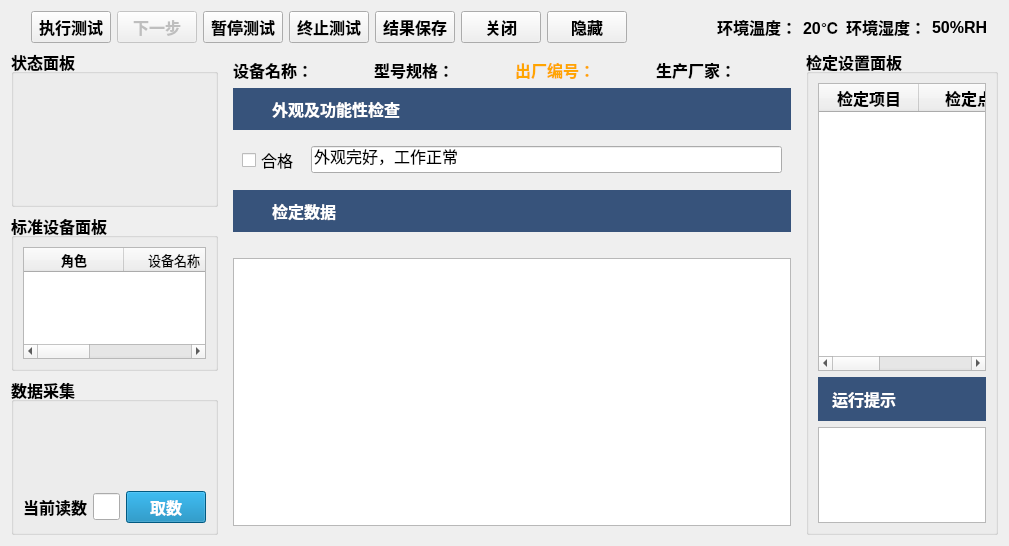
     <widget class="QWidget" name="page_5">
      <layout class="QVBoxLayout" name="verticalLayout_7">
       <item>
        <layout class="QHBoxLayout" name="horizontalLayout_6">
         <property name="leftMargin">
          <number>20</number>
         </property>
         <property name="rightMargin">
          <number>10</number>
         </property>
         <property name="bottomMargin">
          <number>0</number>
         </property>
         <item>
          <widget class="QPushButton" name="pushButton_start">
           <property name="font">
            <font>
             <pointsize>12</pointsize>
             <weight>75</weight>
             <bold>true</bold>
            </font>
           </property>
           <property name="text">
            <string>执行测试</string>
           </property>
           <property name="icon">
            <iconset>
             <normalon>:/image/Index/u712.svg</normalon>
            </iconset>
           </property>
           <property name="iconSize">
            <size>
             <width>24</width>
             <height>24</height>
            </size>
           </property>
          </widget>
         </item>
         <item>
          <widget class="QPushButton" name="pushButton_next">
           <property name="enabled">
            <bool>false</bool>
           </property>
           <property name="font">
            <font>
             <pointsize>12</pointsize>
             <weight>75</weight>
             <bold>true</bold>
            </font>
           </property>
           <property name="text">
            <string>下一步</string>
           </property>
           <property name="icon">
            <iconset>
             <normalon>:/image/Index/u5089.png</normalon>
            </iconset>
           </property>
           <property name="iconSize">
            <size>
             <width>24</width>
             <height>24</height>
            </size>
           </property>
          </widget>
         </item>
         <item>
          <widget class="QPushButton" name="pushButton_pause">
           <property name="font">
            <font>
             <pointsize>12</pointsize>
             <weight>75</weight>
             <bold>true</bold>
            </font>
           </property>
           <property name="text">
            <string>暂停测试</string>
           </property>
           <property name="icon">
            <iconset>
             <normalon>:/image/Index/u715.svg</normalon>
            </iconset>
           </property>
           <property name="iconSize">
            <size>
             <width>24</width>
             <height>24</height>
            </size>
           </property>
          </widget>
         </item>
         <item>
          <widget class="QPushButton" name="pushButton_stop">
           <property name="font">
            <font>
             <pointsize>12</pointsize>
             <weight>75</weight>
             <bold>true</bold>
            </font>
           </property>
           <property name="text">
            <string>终止测试</string>
           </property>
           <property name="icon">
            <iconset>
             <normalon>:/image/Index/u703.svg</normalon>
            </iconset>
           </property>
           <property name="iconSize">
            <size>
             <width>24</width>
             <height>24</height>
            </size>
           </property>
          </widget>
         </item>
         <item>
          <widget class="QPushButton" name="pushButton_save">
           <property name="font">
            <font>
             <pointsize>12</pointsize>
             <weight>75</weight>
             <bold>true</bold>
            </font>
           </property>
           <property name="text">
            <string>结果保存</string>
           </property>
           <property name="icon">
            <iconset>
             <normalon>:/image/Index/u706.svg</normalon>
            </iconset>
           </property>
           <property name="iconSize">
            <size>
             <width>24</width>
             <height>24</height>
            </size>
           </property>
          </widget>
         </item>
         <item>
          <widget class="QPushButton" name="pushButton_close">
           <property name="font">
            <font>
             <pointsize>12</pointsize>
             <weight>75</weight>
             <bold>true</bold>
            </font>
           </property>
           <property name="text">
            <string>关闭</string>
           </property>
           <property name="icon">
            <iconset>
             <normalon>:/image/Index/u709.svg</normalon>
            </iconset>
           </property>
           <property name="iconSize">
            <size>
             <width>24</width>
             <height>24</height>
            </size>
           </property>
          </widget>
         </item>
         <item>
          <widget class="QPushButton" name="pushButton_Hidd">
           <property name="font">
            <font>
             <pointsize>12</pointsize>
             <weight>75</weight>
             <bold>true</bold>
            </font>
           </property>
           <property name="text">
            <string>隐藏</string>
           </property>
          </widget>
         </item>
         <item>
          <spacer name="horizontalSpacer_13">
           <property name="orientation">
            <enum>Qt::Horizontal</enum>
           </property>
           <property name="sizeHint" stdset="0">
            <size>
             <width>40</width>
             <height>20</height>
            </size>
           </property>
          </spacer>
         </item>
         <item>
          <widget class="QLabel" name="label_12">
           <property name="font">
            <font>
             <pointsize>12</pointsize>
             <weight>75</weight>
             <bold>true</bold>
            </font>
           </property>
           <property name="text">
            <string>环境温度：</string>
           </property>
          </widget>
         </item>
         <item>
          <widget class="QLabel" name="label_13">
           <property name="font">
            <font>
             <pointsize>12</pointsize>
             <weight>75</weight>
             <bold>true</bold>
            </font>
           </property>
           <property name="text">
            <string>20℃</string>
           </property>
          </widget>
         </item>
         <item>
          <widget class="QLabel" name="label_14">
           <property name="font">
            <font>
             <pointsize>12</pointsize>
             <weight>75</weight>
             <bold>true</bold>
            </font>
           </property>
           <property name="text">
            <string>环境湿度：</string>
           </property>
          </widget>
         </item>
         <item>
          <widget class="QLabel" name="label_15">
           <property name="font">
            <font>
             <pointsize>12</pointsize>
             <weight>75</weight>
             <bold>true</bold>
            </font>
           </property>
           <property name="text">
            <string>50%RH</string>
           </property>
          </widget>
         </item>
        </layout>
       </item>
       <item>
        <layout class="QHBoxLayout" name="horizontalLayout_7" stretch="1,3,1">
         <item>
          <layout class="QVBoxLayout" name="verticalLayout_6" stretch="1,1,1">
           <item>
            <widget class="QGroupBox" name="groupBox_3">
             <property name="font">
              <font>
               <pointsize>12</pointsize>
               <weight>75</weight>
               <bold>true</bold>
              </font>
             </property>
             <property name="title">
              <string>状态面板</string>
             </property>
            </widget>
           </item>
           <item>
            <widget class="QGroupBox" name="groupBox_7">
             <property name="font">
              <font>
               <pointsize>12</pointsize>
               <weight>75</weight>
               <bold>true</bold>
              </font>
             </property>
             <property name="title">
              <string>标准设备面板</string>
             </property>
             <layout class="QVBoxLayout" name="verticalLayout_18">
              <item>
               <widget class="QTableWidget" name="tableWidget_Standard">
                <column>
                 <property name="text">
                  <string>角色</string>
                 </property>
                 <property name="font">
                  <font>
                   <family>Arial</family>
                   <pointsize>10</pointsize>
                  </font>
                 </property>
                </column>
                <column>
                 <property name="text">
                  <string>设备名称</string>
                 </property>
                 <property name="font">
                  <font>
                   <family>Arial</family>
                   <pointsize>10</pointsize>
                   <weight>50</weight>
                   <bold>false</bold>
                  </font>
                 </property>
                </column>
                <column>
                 <property name="text">
                  <string>状态</string>
                 </property>
                 <property name="font">
                  <font>
                   <family>Arial</family>
                   <pointsize>10</pointsize>
                   <weight>50</weight>
                   <bold>false</bold>
                  </font>
                 </property>
                </column>
               </widget>
              </item>
             </layout>
            </widget>
           </item>
           <item>
            <widget class="QGroupBox" name="groupBoxChart">
             <property name="font">
              <font>
               <pointsize>12</pointsize>
               <weight>75</weight>
               <bold>true</bold>
              </font>
             </property>
             <property name="title">
              <string>数据采集</string>
             </property>
             <layout class="QVBoxLayout" name="verticalLayout_11" stretch="1,0">
              <property name="leftMargin">
               <number>9</number>
              </property>
              <property name="rightMargin">
               <number>9</number>
              </property>
              <item>
               <layout class="QHBoxLayout" name="horizontalLayoutChart"/>
              </item>
              <item>
               <layout class="QHBoxLayout" name="horizontalLayout_21" stretch="0,1,0">
                <item>
                 <widget class="QLabel" name="label_34">
                  <property name="font">
                   <font>
                    <weight>75</weight>
                    <bold>true</bold>
                   </font>
                  </property>
                  <property name="text">
                   <string>当前读数</string>
                  </property>
                 </widget>
                </item>
                <item>
                 <widget class="QLineEdit" name="lineEditTemp"/>
                </item>
                <item>
                 <widget class="QPushButton" name="pushButtonGetTemp">
                  <property name="font">
                   <font>
                    <weight>75</weight>
                    <bold>true</bold>
                   </font>
                  </property>
                  <property name="styleSheet">
                   <string notr="true">color: rgb(255, 255, 255);
background-color: rgb(2, 125, 180);</string>
                  </property>
                  <property name="text">
                   <string>取数</string>
                  </property>
                 </widget>
                </item>
               </layout>
              </item>
             </layout>
            </widget>
           </item>
          </layout>
         </item>
         <item>
          <widget class="QWidget" name="widget_2" native="true">
           <property name="sizePolicy">
            <sizepolicy hsizetype="Expanding" vsizetype="Expanding">
             <horstretch>0</horstretch>
             <verstretch>0</verstretch>
            </sizepolicy>
           </property>
           <layout class="QVBoxLayout" name="verticalLayout_9">
            <item>
             <layout class="QHBoxLayout" name="horizontalLayout_14">
              <property name="spacing">
               <number>2</number>
              </property>
             </layout>
            </item>
            <item>
             <layout class="QHBoxLayout" name="horizontalLayout_8">
              <item>
               <widget class="QLabel" name="label_21">
                <property name="font">
                 <font>
                  <pointsize>12</pointsize>
                  <weight>75</weight>
                  <bold>true</bold>
                 </font>
                </property>
                <property name="text">
                 <string>设备名称：</string>
                </property>
               </widget>
              </item>
              <item>
               <widget class="QLabel" name="label_22">
                <property name="font">
                 <font>
                  <pointsize>12</pointsize>
                  <weight>75</weight>
                  <bold>true</bold>
                 </font>
                </property>
                <property name="text">
                 <string>型号规格：</string>
                </property>
               </widget>
              </item>
              <item>
               <widget class="QLabel" name="label_23">
                <property name="font">
                 <font>
                  <pointsize>12</pointsize>
                  <weight>75</weight>
                  <bold>true</bold>
                 </font>
                </property>
                <property name="styleSheet">
                 <string notr="true">color:orange</string>
                </property>
                <property name="text">
                 <string>出厂编号：</string>
                </property>
               </widget>
              </item>
              <item>
               <widget class="QLabel" name="label_24">
                <property name="font">
                 <font>
                  <pointsize>12</pointsize>
                  <weight>75</weight>
                  <bold>true</bold>
                 </font>
                </property>
                <property name="text">
                 <string>生产厂家：</string>
                </property>
               </widget>
              </item>
             </layout>
            </item>
            <item>
             <widget class="QWidget" name="widget_3" native="true">
              <property name="enabled">
               <bool>true</bool>
              </property>
              <property name="maximumSize">
               <size>
                <width>1000000</width>
                <height>1000000</height>
               </size>
              </property>
              <property name="styleSheet">
               <string notr="true">background-color: rgb(55, 83, 123);</string>
              </property>
              <layout class="QHBoxLayout" name="horizontalLayout_12">
               <item>
                <widget class="QLabel" name="label_26">
                 <property name="sizePolicy">
                  <sizepolicy hsizetype="Fixed" vsizetype="Fixed">
                   <horstretch>0</horstretch>
                   <verstretch>0</verstretch>
                  </sizepolicy>
                 </property>
                 <property name="minimumSize">
                  <size>
                   <width>24</width>
                   <height>24</height>
                  </size>
                 </property>
                 <property name="styleSheet">
                  <string notr="true">image: url(:/image/Index/u642.svg);</string>
                 </property>
                 <property name="text">
                  <string/>
                 </property>
                </widget>
               </item>
               <item>
                <widget class="QLabel" name="label_25">
                 <property name="font">
                  <font>
                   <pointsize>12</pointsize>
                   <weight>75</weight>
                   <bold>true</bold>
                  </font>
                 </property>
                 <property name="styleSheet">
                  <string notr="true">color: rgb(255, 255, 255);</string>
                 </property>
                 <property name="text">
                  <string>外观及功能性检查</string>
                 </property>
                </widget>
               </item>
              </layout>
             </widget>
            </item>
            <item>
             <widget class="QWidget" name="widget_5" native="true">
              <property name="styleSheet">
               <string notr="true"/>
              </property>
              <layout class="QHBoxLayout" name="horizontalLayout_16">
               <property name="spacing">
                <number>12</number>
               </property>
               <item>
                <widget class="QCheckBox" name="checkBox">
                 <property name="font">
                  <font>
                   <pointsize>12</pointsize>
                  </font>
                 </property>
                 <property name="styleSheet">
                  <string notr="true"/>
                 </property>
                 <property name="text">
                  <string>合格</string>
                 </property>
                </widget>
               </item>
               <item>
                <widget class="QLineEdit" name="lineEdit_3">
                 <property name="font">
                  <font>
                   <pointsize>12</pointsize>
                  </font>
                 </property>
                 <property name="styleSheet">
                  <string notr="true"/>
                 </property>
                 <property name="text">
                  <string>外观完好，工作正常</string>
                 </property>
                </widget>
               </item>
              </layout>
             </widget>
            </item>
            <item>
             <widget class="QWidget" name="widget_4" native="true">
              <property name="styleSheet">
               <string notr="true">background-color: rgb(55, 83, 123);</string>
              </property>
              <layout class="QHBoxLayout" name="horizontalLayout_15">
               <item>
                <widget class="QLabel" name="label_27">
                 <property name="sizePolicy">
                  <sizepolicy hsizetype="Fixed" vsizetype="Fixed">
                   <horstretch>0</horstretch>
                   <verstretch>0</verstretch>
                  </sizepolicy>
                 </property>
                 <property name="minimumSize">
                  <size>
                   <width>24</width>
                   <height>24</height>
                  </size>
                 </property>
                 <property name="styleSheet">
                  <string notr="true">image: url(:/image/Index/u642.svg);</string>
                 </property>
                 <property name="text">
                  <string/>
                 </property>
                </widget>
               </item>
               <item>
                <widget class="QLabel" name="label_28">
                 <property name="font">
                  <font>
                   <pointsize>12</pointsize>
                   <weight>75</weight>
                   <bold>true</bold>
                  </font>
                 </property>
                 <property name="styleSheet">
                  <string notr="true">color: rgb(255, 255, 255);</string>
                 </property>
                 <property name="text">
                  <string>检定数据</string>
                 </property>
                </widget>
               </item>
              </layout>
             </widget>
            </item>
            <item>
             <layout class="QHBoxLayout" name="horizontalLayout_20">
              <item>
               <layout class="QHBoxLayout" name="HeadListLayout"/>
              </item>
              <item>
               <spacer name="horizontalSpacer_19">
                <property name="orientation">
                 <enum>Qt::Horizontal</enum>
                </property>
                <property name="sizeHint" stdset="0">
                 <size>
                  <width>40</width>
                  <height>20</height>
                 </size>
                </property>
               </spacer>
              </item>
             </layout>
            </item>
            <item>
             <widget class="QTableWidget" name="tableWidgetCheck"/>
            </item>
           </layout>
          </widget>
         </item>
         <item>
          <widget class="QGroupBox" name="groupBox_5">
           <property name="font">
            <font>
             <pointsize>12</pointsize>
             <weight>75</weight>
             <bold>true</bold>
            </font>
           </property>
           <property name="title">
            <string>检定设置面板</string>
           </property>
           <layout class="QVBoxLayout" name="verticalLayout_10" stretch="3,0,1">
            <item>
             <widget class="QTableWidget" name="tableWidget_Point">
              <column>
               <property name="text">
                <string>检定项目</string>
               </property>
               <property name="font">
                <font>
                 <pointsize>12</pointsize>
                 <weight>75</weight>
                 <bold>true</bold>
                </font>
               </property>
              </column>
              <column>
               <property name="text">
                <string>检定点</string>
               </property>
               <property name="font">
                <font>
                 <pointsize>12</pointsize>
                 <weight>75</weight>
                 <bold>true</bold>
                </font>
               </property>
              </column>
              <column>
               <property name="text">
                <string>循环次数</string>
               </property>
               <property name="font">
                <font>
                 <pointsize>12</pointsize>
                 <weight>75</weight>
                 <bold>true</bold>
                </font>
               </property>
              </column>
             </widget>
            </item>
            <item>
             <widget class="QLabel" name="label_29">
              <property name="font">
               <font>
                <pointsize>12</pointsize>
                <weight>75</weight>
                <bold>true</bold>
               </font>
              </property>
              <property name="styleSheet">
               <string notr="true">color: rgb(255, 255, 255);
background-color: rgb(55, 83, 123);
padding:10px;</string>
              </property>
              <property name="text">
               <string>运行提示</string>
              </property>
             </widget>
            </item>
            <item>
             <widget class="QPlainTextEdit" name="plainTextEdit"/>
            </item>
           </layout>
          </widget>
         </item>
        </layout>
       </item>
      </layout>
     </widget>
